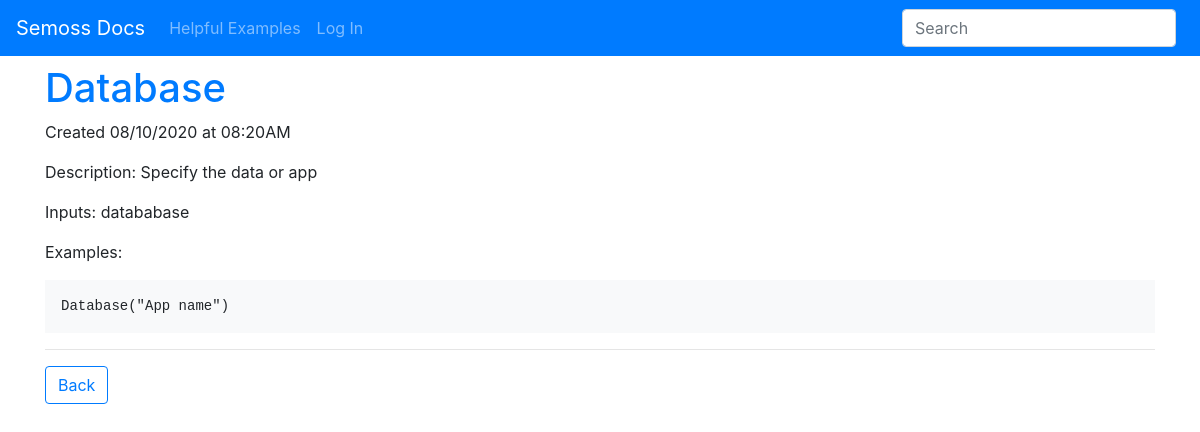
The page /database/ on the database as committed earlier.
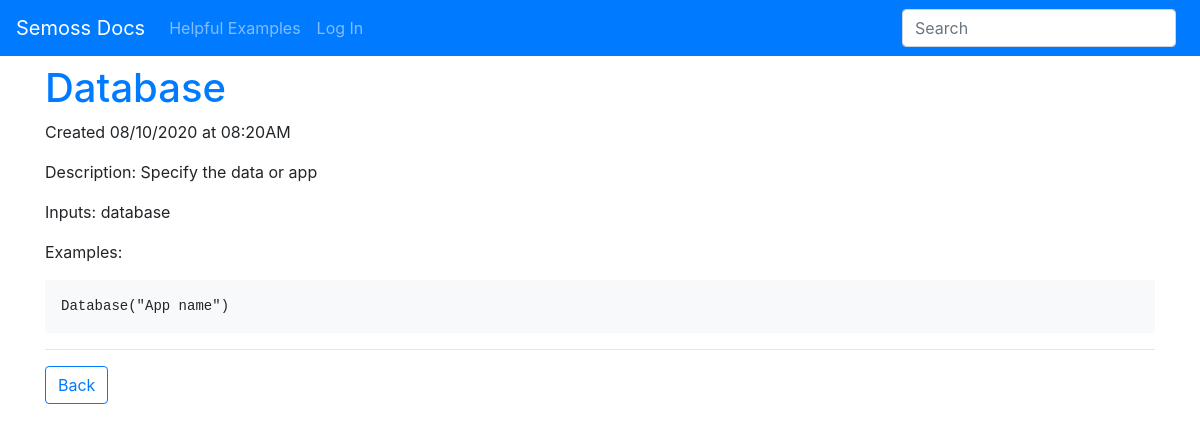
The same page on the database as committed later.
### app.py (models this page shows, shortened)
class Entry(flask_db.Model):
    title = CharField()
    slug = CharField(unique=True)
    description = TextField()
    inputs = TextField()
    content = TextField()
    published = BooleanField(index=True)
    timestamp = DateTimeField(default=datetime.datetime.now, index=True)
    @classmethod
    def public(cls):
        return Entry.select().where(Entry.published == True)

### app.py (the view)
@app.route('/<slug>/')
def detail(slug):
    if session.get('logged_in'):
        query = Entry.select()
    else:
        query = Entry.public()
    entry = get_object_or_404(query, Entry.slug == slug)
    return render_template('detail.html', entry=entry)

### templates/detail.html (shortened to what this page needs)
{% extends "base.html" %}
{% block page_nav %}<a class="btn btn-outline-primary" href="/" role="button">Back</a>{% endblock %}
{% block content_title %}
    {{ entry.title }}
{% endblock %}
{% block content %}
    <p>Created {{ entry.timestamp.strftime('%m/%d/%Y at %I:%M%p') }}</p>
    <p>Description: {{ entry.description }}</p>
    <p>Inputs: {{ entry.inputs }} </p>
    <p>Examples:
        <pre class="p-3 bg-light"><code class="pd-3">{{ entry.content }}</code></pre>
    </p>
{% endblock %}

Rows that differ between the two databases and show on the page:
changed Entry "Database": inputs "datababase" → "database"
